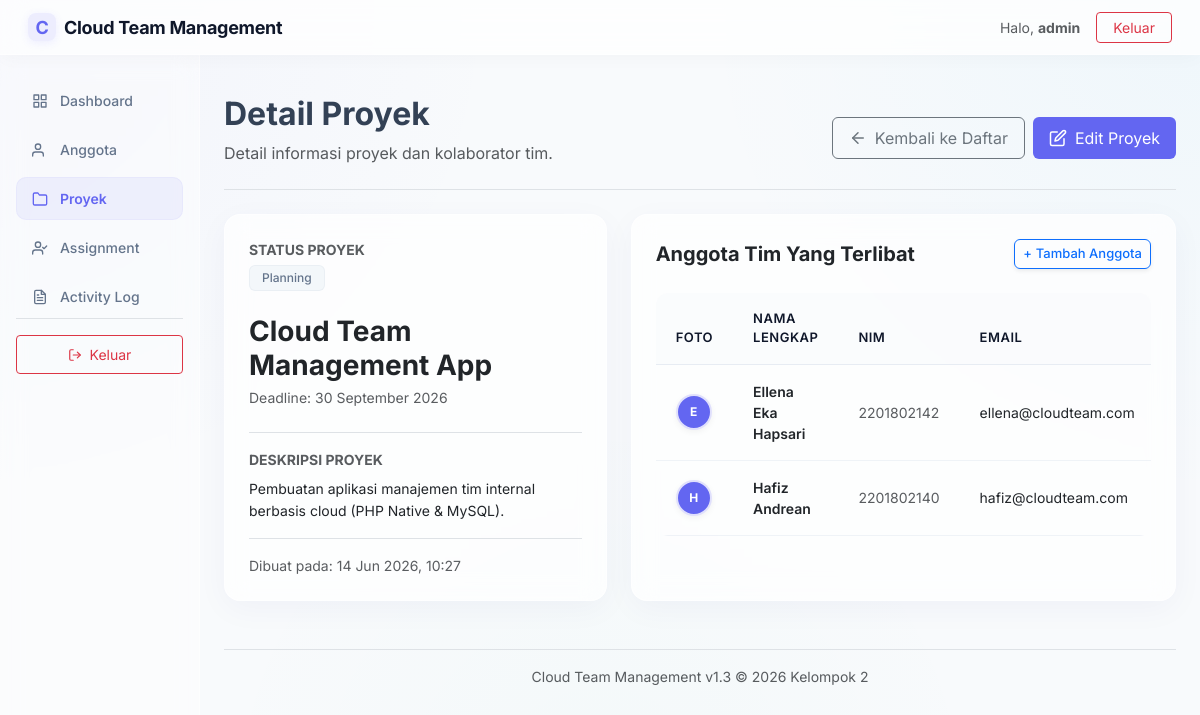
/proyek/detail.php?id=2 (signed in), run on the app's committed database.
### tables this page shows
CREATE TABLE `proyek` (
  `id` INT AUTO_INCREMENT PRIMARY KEY,
  `nama_proyek` VARCHAR(100) NOT NULL,
  `deskripsi` TEXT NULL,
  `status` ENUM('direncanakan', 'berjalan', 'selesai', 'tertunda') NOT NULL DEFAULT 'direncanakan',
  `deadline` DATE NOT NULL,
  `created_at` TIMESTAMP DEFAULT CURRENT_TIMESTAMP,
  `updated_at` TIMESTAMP DEFAULT CURRENT_TIMESTAMP ON UPDATE CURRENT_TIMESTAMP
);

CREATE TABLE `anggota` (
  `id` INT AUTO_INCREMENT PRIMARY KEY,
  `nama` VARCHAR(100) NOT NULL,
  `nim` VARCHAR(50) NOT NULL UNIQUE,
  `email` VARCHAR(100) NULL UNIQUE,
  `foto` VARCHAR(255) NULL,
  `id_user` INT UNIQUE NULL,
  `created_at` TIMESTAMP DEFAULT CURRENT_TIMESTAMP,
  `updated_at` TIMESTAMP DEFAULT CURRENT_TIMESTAMP ON UPDATE CURRENT_TIMESTAMP,
  CONSTRAINT `fk_anggota_users` FOREIGN KEY (`id_user`) REFERENCES `users` (`id`) ON DELETE SET NULL ON UPDATE CASCADE
);

### proyek/detail.php (the view, shortened to what this page needs)
<?php
require_once __DIR__ . '/../config/layout.php';
require_once __DIR__ . '/helper.php';
$db = Database::getConnection();
$id = isset($_GET['id']) && is_numeric($_GET['id']) ? (int)$_GET['id'] : 0;
try {
    $stmt = $db->prepare("SELECT * FROM proyek WHERE id = ?");
    $stmt->execute([$id]);
    $project = $stmt->fetch();
    $memberQuery = "
        SELECT a.id, a.nama, a.nim, a.email, a.foto
        FROM anggota a
        JOIN anggota_proyek ap ON a.id = ap.anggota_id
        WHERE ap.proyek_id = ?
        ORDER BY a.nama ASC
    ";
    $memberStmt = $db->prepare($memberQuery);
    $memberStmt->execute([$id]);
    $assignedMembers = $memberStmt->fetchAll();
} catch (PDOException $e) {
    $_SESSION['flash_error'] = 'Database error: ' . $e->getMessage();
    header('Location: index.php');
    exit;
}
?>
<div class="d-flex justify-content-between flex-wrap flex-md-nowrap align-items-center pt-3 pb-2 mb-4 border-bottom">
    <div>
        <h1 class="h2 fw-bold welcome-title" id="page-title">Detail Proyek</h1>
        <p class="welcome-subtitle text-muted">Detail informasi proyek dan kolaborator tim.</p>
    </div>
    <div class="btn-toolbar mb-2 mb-md-0 gap-2">
        <a href="index.php" class="btn btn-outline-secondary d-flex align-items-center gap-2 py-2 px-3">
            <svg width="18" height="18" viewBox="0 0 24 24" fill="none" stroke="currentColor" stroke-width="2" stroke-linecap="round" stroke-linejoin="round"><line x1="19" y1="12" x2="5" y2="12"></line><polyline points="12 19 5 12 12 5"></polyline></svg>
            <span>Kembali ke Daftar</span>
        </a>
        <a href="edit.php?id=<?php echo $project['id']; ?>" class="btn btn-primary d-flex align-items-center gap-2 py-2 px-3 border-0" style="background-color: var(--primary-color);">
            <svg width="18" height="18" viewBox="0 0 24 24" fill="none" stroke="currentColor" stroke-width="2" stroke-linecap="round" stroke-linejoin="round"><path d="M11 4H4a2 2 0 0 0-2 2v14a2 2 0 0 0 2 2h14a2 2 0 0 0 2-2v-7"></path><path d="M18.5 2.5a2.121 2.121 0 1 1 3 3L12 15l-4 1 1-4 9.5-9.5z"></path></svg>
            <span>Edit Proyek</span>
        </a>
    </div>
</div>
<div class="row g-4">
    <div class="col-12 col-md-5 col-lg-5">
        <div class="card border-0 shadow-sm p-4 h-100">
            <div class="d-flex flex-column h-100">
                <div class="mb-3">
                    <span class="text-muted d-block small fw-bold text-uppercase tracking-wider">Status Proyek</span>
                    <div class="mt-1">
                        <?php echo getProjectStatusBadge($project['status'], $project['deadline']); ?>
                    </div>
                </div>
                <h3 class="fw-bold text-dark mb-1 text-wrap mt-2"><?php echo htmlspecialchars($project['nama_proyek']); ?></h3>
                <span class="text-muted small d-block mb-4">Deadline: <?php echo date('d F Y', strtotime($project['deadline'])); ?></span>
                <div class="border-top pt-3 flex-grow-1">
                    <span class="text-muted d-block small fw-bold text-uppercase tracking-wider mb-2">Deskripsi Proyek</span>
                    <p class="text-dark small style-description text-wrap" style="line-height: 1.6; white-space: pre-wrap;"><?php echo !empty($project['deskripsi']) ? htmlspecialchars($project['deskripsi']) : '<em>Tidak ada deskripsi untuk proyek ini.</em>'; ?></p>
                </div>
                <div class="border-top pt-3 mt-auto small text-muted">
                    <span>Dibuat pada: <?php echo date('d M Y, H:i', strtotime($project['created_at'])); ?></span>
                </div>
            </div>
        </div>
    </div>
    <div class="col-12 col-md-7 col-lg-7">
        <div class="card border-0 shadow-sm p-4 h-100">
            <div class="d-flex justify-content-between align-items-center mb-4">
                <h5 class="fw-bold text-dark mb-0">Anggota Tim Yang Terlibat</h5>
                <a href="../assignment/create.php?project_id=<?php echo $project['id']; ?>" class="btn btn-outline-primary btn-sm d-flex align-items-center gap-1 py-1 px-2 shadow-sm" style="font-size: 13px; font-weight: 500; border-radius: 6px;">
                    <span>+</span> <span>Tambah Anggota</span>
                </a>
            </div>
            <?php if (empty($assignedMembers)): ?>
                <div class="text-center text-muted py-5 my-auto">
                    <div class="fs-1 mb-2">👥</div>
                    <p class="mb-0">Belum ada anggota tim yang ditugaskan ke proyek ini.</p>
                </div>
            <?php else: ?>
                <div class="table-responsive">
                    <table class="table table-hover table-custom mb-0">
                        <thead>
                            <tr>
                                <th style="width: 70px;">Foto</th>
                                <th>Nama Lengkap</th>
                                <th>NIM</th>
                                <th>Email</th>
                            </tr>
                        </thead>
                        <tbody>
                            <?php foreach ($assignedMembers as $m): ?>
                                <tr>
                                    <td>
                                        <?php
                                        $avatarPath = '../uploads/' . $m['foto'];
                                        if (!empty($m['foto']) && file_exists(__DIR__ . '/../' . $avatarPath)):
                                        ?>
                                            <img src="<?php echo htmlspecialchars($avatarPath); ?>" alt="Avatar" class="avatar-mini" style="width: 36px; height: 36px;">
                                        <?php else: ?>
                                            <div class="avatar-mini text-uppercase fw-bold" style="width: 36px; height: 36px; font-size: 12px; background-color: var(--primary-color); color: #ffffff;">
                                                <?php echo htmlspecialchars(substr($m['nama'], 0, 1)); ?>
                                            </div>
                                        <?php endif; ?>
                                    </td>
                                    <td class="fw-semibold text-dark"><?php echo htmlspecialchars($m['nama']); ?></td>
                                    <td class="text-muted small"><?php echo htmlspecialchars($m['nim']); ?></td>
                                    <td class="small"><?php echo htmlspecialchars($m['email']); ?></td>
                                </tr>
                            <?php endforeach; ?>
                        </tbody>
                    </table>
                </div>
            <?php endif; ?>
        </div>
    </div>
</div>

### proyek/helper.php (shortened to what this page needs)
<?php
function getProjectStatusLabel($status) {
    switch ($status) {
        case 'direncanakan':
            return 'Planning';
    }
}
function getProjectStatusBadge($status, $deadline) {
    $statusLabel = getProjectStatusLabel($status);
    $badgeClass = 'badge-planning';
    $html = '<span class="badge ' . $badgeClass . '">' . htmlspecialchars($statusLabel) . '</span>';
    $today = date('Y-m-d');
    return $html;
}

### assets/css/style.css (style rules this page uses)
:root { --bg-color: #f3f4f6; --card-bg: rgba(255, 255, 255, 0.7); --card-border: rgba(255, 255, 255, 0.5); --primary-color: #6366f1; --primary-hover: #4f46e5; --primary-glow: rgba(99, 102, 241, 0.15); --text-main: #0f172a; --text-muted: #64748b; --text-body: #334155; --border-color: rgba(226, 232, 240, 0.8); --glass-shadow: 0 8px 32px 0 rgba(31, 38, 135, 0.04); }
body { background: radial-gradient(circle at 0% 0%, rgba(99, 102, 241, 0.04) 0%, transparent 35%), radial-gradient(circle at 100% 0%, rgba(14, 165, 233, 0.04) 0%, transparent 35%), radial-gradient(circle at 50% 100%, rgba(16, 185, 129, 0.02) 0%, transparent 40%), #f8fafc; color: var(--text-body); font-family: 'Inter', -apple-system, BlinkMacSystemFont, "Segoe UI", Roboto, sans-serif; overflow-x: hidden; min-height: 100vh; }
.card, .card-summary { background: var(--card-bg) !important; backdrop-filter: blur(12px) !important; -webkit-backdrop-filter: blur(12px) !important; border: 1px solid var(--card-border) !important; border-radius: 16px !important; box-shadow: var(--glass-shadow) !important; transition: transform 0.25s cubic-bezier(0.4, 0, 0.2, 1), box-shadow 0.25s cubic-bezier(0.4, 0, 0.2, 1), border-color 0.25s ease; }
.table-custom { background-color: transparent !important; border: none !important; border-radius: 12px; overflow: hidden; }
.table-custom th { background-color: rgba(248, 250, 252, 0.5) !important; border-bottom: 1px solid var(--border-color) !important; font-weight: 600; font-size: 13px; color: var(--text-main); padding: 16px 20px; text-transform: uppercase; letter-spacing: 0.5px; }
.table-custom td { padding: 16px 20px; font-size: 14px; vertical-align: middle; border-bottom: 1px solid rgba(226, 232, 240, 0.5); background-color: transparent !important; }
.table-responsive { border-radius: 12px; overflow: hidden; }
.avatar-mini { width: 36px; height: 36px; border-radius: 50%; background-color: var(--primary-color); color: #ffffff; display: inline-flex; align-items: center; justify-content: center; font-weight: 600; font-size: 13px; object-fit: cover; border: 2px solid rgba(255, 255, 255, 0.8); box-shadow: 0 2px 6px rgba(0, 0, 0, 0.05); }
.badge { padding: 6px 12px !important; border-radius: 6px !important; font-weight: 500 !important; font-size: 12px !important; }
.badge-planning { background-color: rgba(241, 245, 249, 0.8) !important; color: #64748b !important; border: 1px solid rgba(148, 163, 184, 0.1) !important; }

### data on the page
proyek: status "Planning", nama_proyek "Cloud Team Management App", deadline "30 September 2026", deskripsi "Pembuatan aplikasi manajemen tim internal berbasis cloud (PHP Native & MySQL).", created_at "14 Jun 2026, 10:27"
anggota: nama "E", nama "Ellena Eka Hapsari", nim "2201802142", email "ellena@cloudteam.com"
anggota: nama "H", nama "Hafiz Andrean", nim "2201802140", email "hafiz@cloudteam.com"

### other printed values
$currentUser['nama'] "admin"
